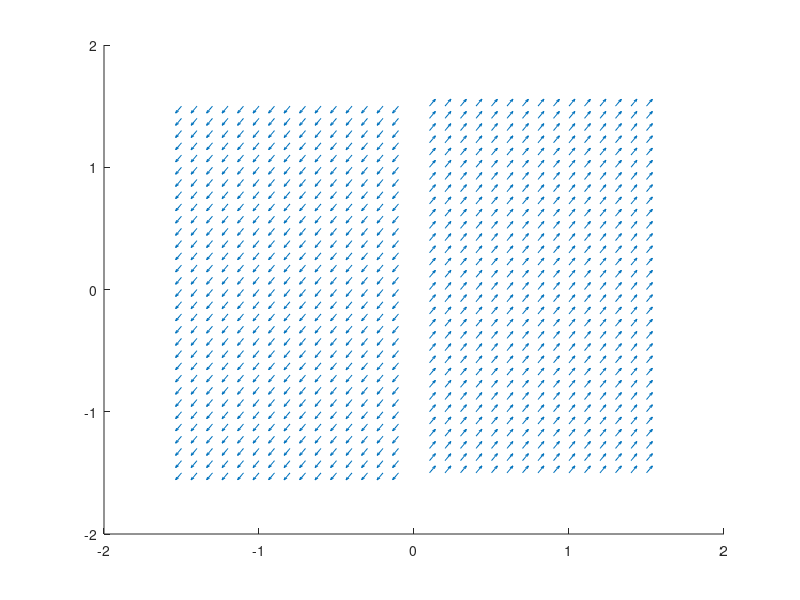

Write MATLAB code to recreate this figure.
# 1er systeme
A = [2 0;3 0];

[x1,x2] = meshgrid(-1.5:0.1:1.5);

x1_values = A(1,1)*x1+A(1,2)*x2;
x2_values = A(2,1)*x1+A(2,2)*x2;

norms=sqrt(x1_values.^2+x2_values.^2);
x1_normalized = x1_values ./ norms;
x2_normalized = x2_values ./norms;

# isoclines
line_range = -1.5:.1:1.5;
isocline_1 = -(A(1,1)/A(1,2)) * line_range;
# isocline_2 = -(A(2,1)/A(2,2)) * line_range;
# 2nd isocline has no equation so commented 
# to avoid error raised by division by zero

figure(1);
hold on;
vector_scale = .5;
quiver(x1,x2,x1_normalized,x2_normalized, vector_scale);
plot(line_range,isocline_1,"linewidth", 3, "linestyle", ":");
hold off;